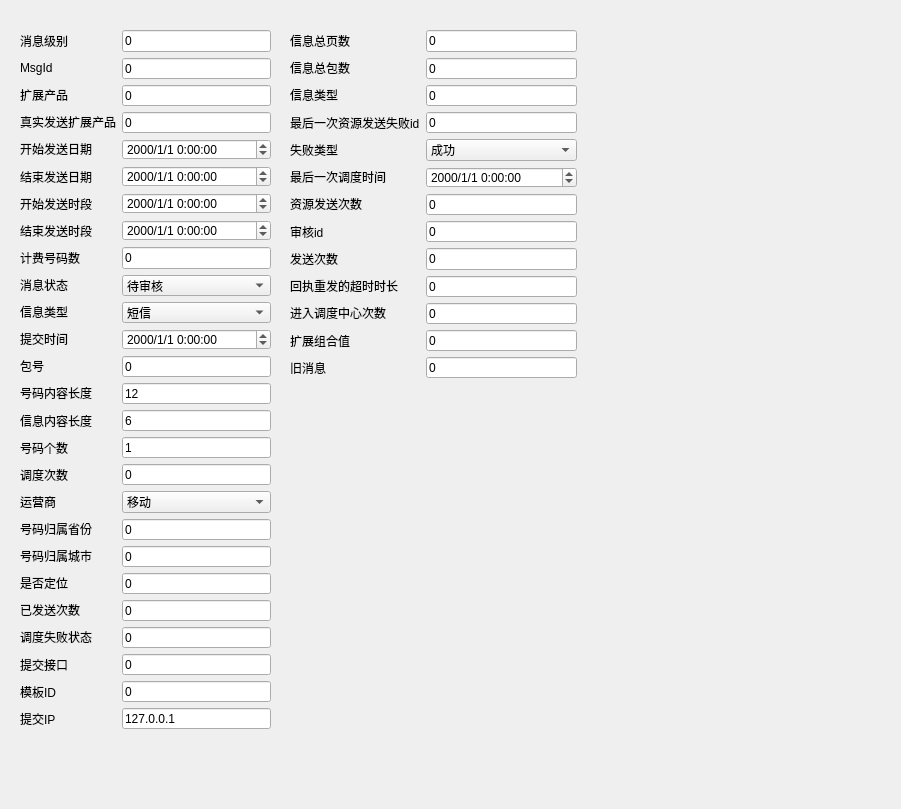
<?xml version="1.0" encoding="UTF-8"?>
<ui version="4.0">
 <class>Form</class>
 <widget class="QWidget" name="Form">
  <property name="geometry">
   <rect>
    <x>0</x>
    <y>0</y>
    <width>901</width>
    <height>809</height>
   </rect>
  </property>
  <property name="windowTitle">
   <string>Form</string>
  </property>
  <widget class="QWidget" name="">
   <property name="geometry">
    <rect>
     <x>20</x>
     <y>30</y>
     <width>251</width>
     <height>699</height>
    </rect>
   </property>
   <layout class="QFormLayout" name="formLayout">
    <item row="0" column="0">
     <layout class="QVBoxLayout" name="verticalLayout_2">
      <item>
       <widget class="QLabel" name="label">
        <property name="text">
         <string>消息级别</string>
        </property>
       </widget>
      </item>
      <item>
       <widget class="QLabel" name="label_2">
        <property name="text">
         <string>MsgId</string>
        </property>
       </widget>
      </item>
      <item>
       <widget class="QLabel" name="label_3">
        <property name="text">
         <string>扩展产品</string>
        </property>
       </widget>
      </item>
      <item>
       <widget class="QLabel" name="label_4">
        <property name="text">
         <string>真实发送扩展产品</string>
        </property>
       </widget>
      </item>
      <item>
       <widget class="QLabel" name="label_24">
        <property name="text">
         <string>开始发送日期</string>
        </property>
       </widget>
      </item>
      <item>
       <widget class="QLabel" name="label_21">
        <property name="text">
         <string>结束发送日期</string>
        </property>
       </widget>
      </item>
      <item>
       <widget class="QLabel" name="label_22">
        <property name="text">
         <string>开始发送时段</string>
        </property>
       </widget>
      </item>
      <item>
       <widget class="QLabel" name="label_23">
        <property name="text">
         <string>结束发送时段</string>
        </property>
       </widget>
      </item>
      <item>
       <widget class="QLabel" name="label_9">
        <property name="text">
         <string>计费号码数</string>
        </property>
       </widget>
      </item>
      <item>
       <widget class="QLabel" name="label_10">
        <property name="text">
         <string>消息状态</string>
        </property>
       </widget>
      </item>
      <item>
       <widget class="QLabel" name="label_11">
        <property name="text">
         <string>信息类型</string>
        </property>
       </widget>
      </item>
      <item>
       <widget class="QLabel" name="label_25">
        <property name="text">
         <string>提交时间</string>
        </property>
       </widget>
      </item>
      <item>
       <widget class="QLabel" name="label_13">
        <property name="text">
         <string>包号</string>
        </property>
       </widget>
      </item>
      <item>
       <widget class="QLabel" name="label_14">
        <property name="text">
         <string>号码内容长度</string>
        </property>
       </widget>
      </item>
      <item>
       <widget class="QLabel" name="label_15">
        <property name="text">
         <string>信息内容长度</string>
        </property>
       </widget>
      </item>
      <item>
       <widget class="QLabel" name="label_16">
        <property name="text">
         <string>号码个数</string>
        </property>
       </widget>
      </item>
      <item>
       <widget class="QLabel" name="label_17">
        <property name="text">
         <string>调度次数</string>
        </property>
       </widget>
      </item>
      <item>
       <widget class="QLabel" name="label_18">
        <property name="text">
         <string>运营商</string>
        </property>
       </widget>
      </item>
      <item>
       <widget class="QLabel" name="label_19">
        <property name="text">
         <string>号码归属省份</string>
        </property>
       </widget>
      </item>
      <item>
       <widget class="QLabel" name="label_8">
        <property name="text">
         <string>号码归属城市</string>
        </property>
       </widget>
      </item>
      <item>
       <widget class="QLabel" name="label_7">
        <property name="text">
         <string>是否定位</string>
        </property>
       </widget>
      </item>
      <item>
       <widget class="QLabel" name="label_6">
        <property name="text">
         <string>已发送次数</string>
        </property>
       </widget>
      </item>
      <item>
       <widget class="QLabel" name="label_12">
        <property name="text">
         <string>调度失败状态</string>
        </property>
       </widget>
      </item>
      <item>
       <widget class="QLabel" name="label_5">
        <property name="text">
         <string>提交接口</string>
        </property>
       </widget>
      </item>
      <item>
       <widget class="QLabel" name="label_20">
        <property name="text">
         <string>模板ID</string>
        </property>
       </widget>
      </item>
      <item>
       <widget class="QLabel" name="label_50">
        <property name="text">
         <string>提交IP</string>
        </property>
       </widget>
      </item>
     </layout>
    </item>
    <item row="0" column="1">
     <layout class="QVBoxLayout" name="verticalLayout">
      <item>
       <widget class="QLineEdit" name="Priority">
        <property name="text">
         <string>0</string>
        </property>
       </widget>
      </item>
      <item>
       <widget class="QLineEdit" name="MsgId">
        <property name="text">
         <string>0</string>
        </property>
       </widget>
      </item>
      <item>
       <widget class="QLineEdit" name="ProductExtendId">
        <property name="text">
         <string>0</string>
        </property>
       </widget>
      </item>
      <item>
       <widget class="QLineEdit" name="RealProductExtendId">
        <property name="text">
         <string>0</string>
        </property>
       </widget>
      </item>
      <item>
       <widget class="QDateTimeEdit" name="StartSendDateTime">
        <property name="displayFormat">
         <string>yyyy/M/d H:mm:ss</string>
        </property>
       </widget>
      </item>
      <item>
       <widget class="QDateTimeEdit" name="EndSendDateTime">
        <property name="displayFormat">
         <string>yyyy/M/d H:mm:ss</string>
        </property>
       </widget>
      </item>
      <item>
       <widget class="QDateTimeEdit" name="StartSendTime">
        <property name="displayFormat">
         <string>yyyy/M/d H:mm:ss</string>
        </property>
       </widget>
      </item>
      <item>
       <widget class="QDateTimeEdit" name="EndSendTime">
        <property name="displayFormat">
         <string>yyyy/M/d H:mm:ss</string>
        </property>
       </widget>
      </item>
      <item>
       <widget class="QLineEdit" name="ChargeQuantity">
        <property name="text">
         <string>0</string>
        </property>
       </widget>
      </item>
      <item>
       <widget class="QComboBox" name="MsgState">
        <item>
         <property name="text">
          <string>待审核</string>
         </property>
        </item>
        <item>
         <property name="text">
          <string>已审核</string>
         </property>
        </item>
        <item>
         <property name="text">
          <string>已驳回</string>
         </property>
        </item>
        <item>
         <property name="text">
          <string>已发送</string>
         </property>
        </item>
        <item>
         <property name="text">
          <string>全部取消</string>
         </property>
        </item>
        <item>
         <property name="text">
          <string>二审</string>
         </property>
        </item>
        <item>
         <property name="text">
          <string>完成</string>
         </property>
        </item>
       </widget>
      </item>
      <item>
       <widget class="QComboBox" name="MsgType">
        <item>
         <property name="text">
          <string>短信</string>
         </property>
        </item>
        <item>
         <property name="text">
          <string>彩信</string>
         </property>
        </item>
       </widget>
      </item>
      <item>
       <widget class="QDateTimeEdit" name="CommitTime">
        <property name="displayFormat">
         <string>yyyy/M/d H:mm:ss</string>
        </property>
       </widget>
      </item>
      <item>
       <widget class="QLineEdit" name="Package">
        <property name="text">
         <string>0</string>
        </property>
       </widget>
      </item>
      <item>
       <widget class="QLineEdit" name="MobilesContentLen">
        <property name="text">
         <string>12</string>
        </property>
       </widget>
      </item>
      <item>
       <widget class="QLineEdit" name="MsgContentLen">
        <property name="text">
         <string>6</string>
        </property>
       </widget>
      </item>
      <item>
       <widget class="QLineEdit" name="MobilesCount">
        <property name="text">
         <string>1</string>
        </property>
       </widget>
      </item>
      <item>
       <widget class="QLineEdit" name="DispatchTimes">
        <property name="text">
         <string>0</string>
        </property>
       </widget>
      </item>
      <item>
       <widget class="QComboBox" name="Telcom">
        <item>
         <property name="text">
          <string>移动</string>
         </property>
        </item>
        <item>
         <property name="text">
          <string>联通</string>
         </property>
        </item>
        <item>
         <property name="text">
          <string>电信</string>
         </property>
        </item>
        <item>
         <property name="text">
          <string>小灵通</string>
         </property>
        </item>
       </widget>
      </item>
      <item>
       <widget class="QLineEdit" name="ProvinceId">
        <property name="text">
         <string>0</string>
        </property>
       </widget>
      </item>
      <item>
       <widget class="QLineEdit" name="CityId">
        <property name="text">
         <string>0</string>
        </property>
       </widget>
      </item>
      <item>
       <widget class="QLineEdit" name="TPCBChecked">
        <property name="text">
         <string>0</string>
        </property>
       </widget>
      </item>
      <item>
       <widget class="QLineEdit" name="SendedTimes">
        <property name="text">
         <string>0</string>
        </property>
       </widget>
      </item>
      <item>
       <widget class="QLineEdit" name="DispatchFailedState">
        <property name="text">
         <string>0</string>
        </property>
       </widget>
      </item>
      <item>
       <widget class="QLineEdit" name="SubmitType">
        <property name="text">
         <string>0</string>
        </property>
       </widget>
      </item>
      <item>
       <widget class="QLineEdit" name="CloudMsgTemplateID">
        <property name="text">
         <string>0</string>
        </property>
       </widget>
      </item>
      <item>
       <widget class="QLineEdit" name="CommitIp">
        <property name="text">
         <string>127.0.0.1</string>
        </property>
       </widget>
      </item>
     </layout>
    </item>
   </layout>
  </widget>
  <widget class="QWidget" name="">
   <property name="geometry">
    <rect>
     <x>290</x>
     <y>30</y>
     <width>287</width>
     <height>348</height>
    </rect>
   </property>
   <layout class="QFormLayout" name="formLayout_2">
    <item row="0" column="0">
     <layout class="QVBoxLayout" name="verticalLayout_4">
      <item>
       <widget class="QLabel" name="label_27">
        <property name="text">
         <string>信息总页数</string>
        </property>
       </widget>
      </item>
      <item>
       <widget class="QLabel" name="label_28">
        <property name="text">
         <string>信息总包数</string>
        </property>
       </widget>
      </item>
      <item>
       <widget class="QLabel" name="label_29">
        <property name="text">
         <string>信息类型</string>
        </property>
       </widget>
      </item>
      <item>
       <widget class="QLabel" name="label_30">
        <property name="text">
         <string>最后一次资源发送失败id</string>
        </property>
       </widget>
      </item>
      <item>
       <widget class="QLabel" name="label_31">
        <property name="text">
         <string>失败类型</string>
        </property>
       </widget>
      </item>
      <item>
       <widget class="QLabel" name="label_37">
        <property name="text">
         <string>最后一次调度时间</string>
        </property>
       </widget>
      </item>
      <item>
       <widget class="QLabel" name="label_33">
        <property name="text">
         <string>资源发送次数</string>
        </property>
       </widget>
      </item>
      <item>
       <widget class="QLabel" name="label_34">
        <property name="text">
         <string>审核id</string>
        </property>
       </widget>
      </item>
      <item>
       <widget class="QLabel" name="label_35">
        <property name="text">
         <string>发送次数</string>
        </property>
       </widget>
      </item>
      <item>
       <widget class="QLabel" name="label_36">
        <property name="text">
         <string>回执重发的超时时长</string>
        </property>
       </widget>
      </item>
      <item>
       <widget class="QLabel" name="label_32">
        <property name="text">
         <string>进入调度中心次数</string>
        </property>
       </widget>
      </item>
      <item>
       <widget class="QLabel" name="label_51">
        <property name="text">
         <string>扩展组合值</string>
        </property>
       </widget>
      </item>
      <item>
       <widget class="QLabel" name="label_26">
        <property name="text">
         <string>旧消息</string>
        </property>
       </widget>
      </item>
     </layout>
    </item>
    <item row="0" column="1">
     <layout class="QVBoxLayout" name="verticalLayout_3">
      <item>
       <widget class="QLineEdit" name="pagetotal">
        <property name="text">
         <string>0</string>
        </property>
       </widget>
      </item>
      <item>
       <widget class="QLineEdit" name="packagetotal">
        <property name="text">
         <string>0</string>
        </property>
       </widget>
      </item>
      <item>
       <widget class="QLineEdit" name="typeComponentParam">
        <property name="text">
         <string>0</string>
        </property>
       </widget>
      </item>
      <item>
       <widget class="QLineEdit" name="lastFailResourceId">
        <property name="text">
         <string>0</string>
        </property>
       </widget>
      </item>
      <item>
       <widget class="QComboBox" name="failedType">
        <item>
         <property name="text">
          <string>成功</string>
         </property>
        </item>
        <item>
         <property name="text">
          <string>调度失败</string>
         </property>
        </item>
        <item>
         <property name="text">
          <string>发送失败</string>
         </property>
        </item>
        <item>
         <property name="text">
          <string>状态报告失败</string>
         </property>
        </item>
        <item>
         <property name="text">
          <string>黑名单</string>
         </property>
        </item>
        <item>
         <property name="text">
          <string>无效号码</string>
         </property>
        </item>
        <item>
         <property name="text">
          <string>人工取消</string>
         </property>
        </item>
        <item>
         <property name="text">
          <string>信息失效</string>
         </property>
        </item>
        <item>
         <property name="text">
          <string>提交限量</string>
         </property>
        </item>
       </widget>
      </item>
      <item>
       <widget class="QDateTimeEdit" name="lastDiapatchTime">
        <property name="displayFormat">
         <string>yyyy/M/d H:mm:ss</string>
        </property>
       </widget>
      </item>
      <item>
       <widget class="QLineEdit" name="resourceSendTimes">
        <property name="text">
         <string>0</string>
        </property>
       </widget>
      </item>
      <item>
       <widget class="QLineEdit" name="auditorId">
        <property name="text">
         <string>0</string>
        </property>
       </widget>
      </item>
      <item>
       <widget class="QLineEdit" name="totalSendTimes">
        <property name="text">
         <string>0</string>
        </property>
       </widget>
      </item>
      <item>
       <widget class="QLineEdit" name="repResendTimeOut">
        <property name="text">
         <string>0</string>
        </property>
       </widget>
      </item>
      <item>
       <widget class="QLineEdit" name="innerDispatchTimes">
        <property name="text">
         <string>0</string>
        </property>
       </widget>
      </item>
      <item>
       <widget class="QLineEdit" name="extComponentParam">
        <property name="text">
         <string>0</string>
        </property>
       </widget>
      </item>
      <item>
       <widget class="QLineEdit" name="m_old_struct">
        <property name="text">
         <string>0</string>
        </property>
       </widget>
      </item>
     </layout>
    </item>
   </layout>
  </widget>
 </widget>
 <resources/>
 <connections/>
</ui>
